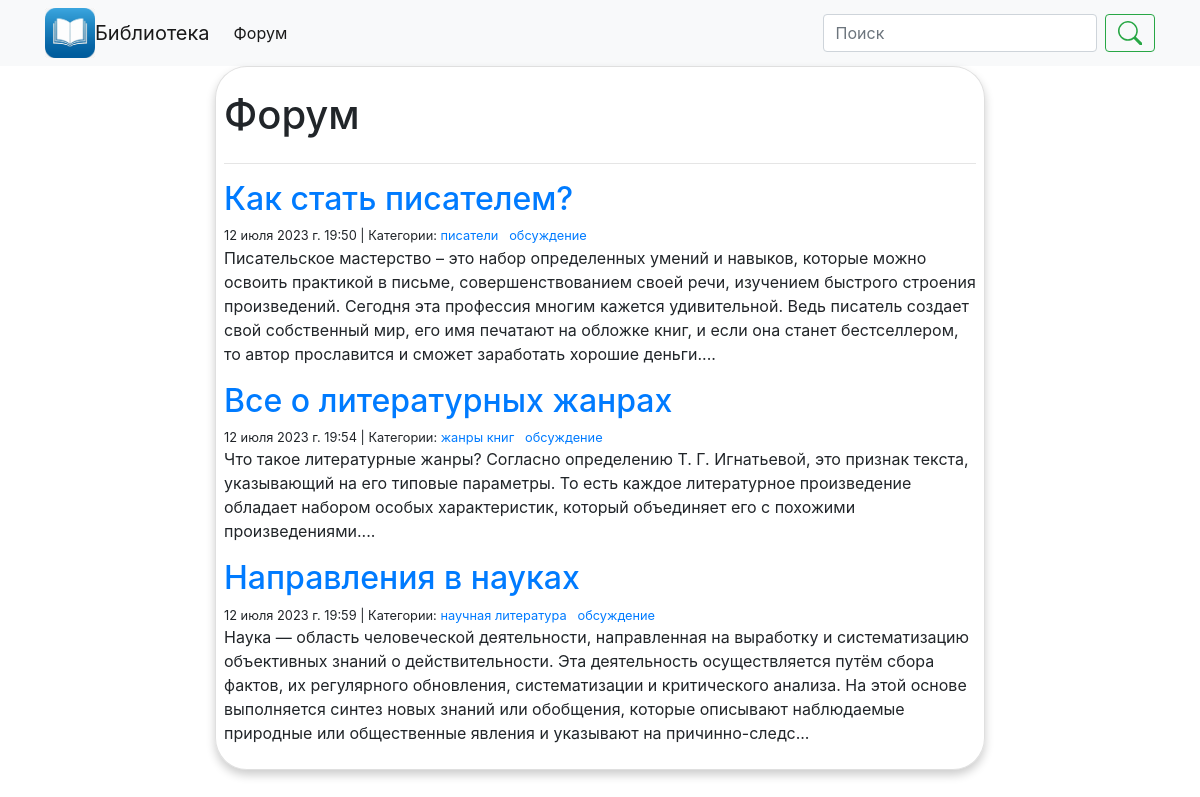
The app's page /forum/ with its own data.
### forum/models.py (models this page shows)
class Post(models.Model):
    title = models.CharField(max_length=100)
    body = models.TextField()
    created_on = models.DateTimeField(auto_now_add=True)
    last_modified = models.DateTimeField(auto_now=True)
    categories = models.ManyToManyField('Category', related_name='posts')

class Category(models.Model):
    name = models.CharField(max_length=20)

### forum/views.py (the view)
# urls.py: path('', views.forum_index, name='forum_index'),
def forum_index(request):
    posts = Post.objects.all()
    context = {'posts': posts}
    return render(request, 'forum_index.html', context)

### forum/templates/forum_index.html
{% extends "base.html" %}
{% block page_content %}
<div class="col-md-8 offset-md-2">
    <div class="card" style="padding: 1.5em .5em .5em; border-radius: 2em;
        box-shadow: 0 5px 10px rgba(0,0,0,.2); background: rgba(255,255,255,.5);">
        <h1>Форум</h1>
        <hr>
        {% for post in posts %}
        <h2><a href="{% url 'forum_detail' post.pk%}">{{ post.title }}</a></h2>
        <small>
            {{ post.created_on.date }} {{ post.created_on.time }} |
            Категории:
            {% for category in post.categories.all %}
            <a href="{% url 'forum_category' category.name %}">
                {{ category.name }}
            </a>&nbsp;
            {% endfor %}
        </small>
        <p>{{ post.body | slice:":400" }}...</p>
        {% endfor %}
    </div>
</div>
{% endblock %}

### records on screen
Post: title "Как стать писателем?", created_on "12 июля 2023 г.", created_on.time "19:50", body "Писательское мастерство – это набор определенных умений и навыков, которые можно освоить практикой в письме, совершенствованием своей речи, изучением быстрого строения произведений. Сегодня эта профессия многим кажется удивительной. Ведь писатель создает свой собственный мир, его имя печатают на обложке книг, и если она станет бестселлером, то автор прославится и сможет заработать хорошие деньги."
Category: name "писатели"
Category: name "обсуждение"
Post: title "Все о литературных жанрах", created_on "12 июля 2023 г.", created_on.time "19:54", body "Что такое литературные жанры? Согласно определению Т. Г. Игнатьевой, это признак текста, указывающий на его типовые параметры. То есть каждое литературное произведение обладает набором особых характеристик, который объединяет его с похожими произведениями."
Category: name "жанры книг"
Post: title "Направления в науках", created_on "12 июля 2023 г.", created_on.time "19:59", body "Наука — область человеческой деятельности, направленная на выработку и систематизацию объективных знаний о действительности. Эта деятельность осуществляется путём сбора фактов, их регулярного обновления, систематизации и критического анализа. На этой основе выполняется синтез новых знаний или обобщения, которые описывают наблюдаемые природные или общественные явления и указывают на причинно-следс"
Category: name "научная литература"
